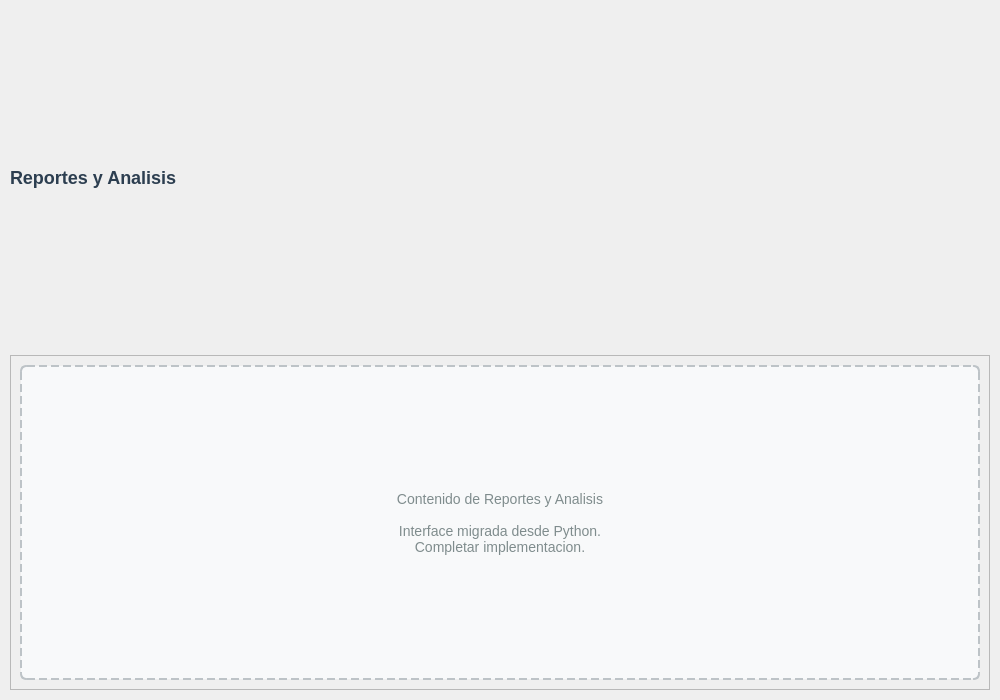
<?xml version="1.0" encoding="UTF-8"?>
<ui version="4.0">
 <class>ReportsWidget</class>
 <widget class="QWidget" name="ReportsWidget">
  <property name="geometry">
   <rect>
    <x>0</x>
    <y>0</y>
    <width>1000</width>
    <height>700</height>
   </rect>
  </property>
  <property name="windowTitle">
   <string>Reportes y Analisis</string>
  </property>
  <layout class="QVBoxLayout" name="mainLayout">
   <property name="spacing">
    <number>10</number>
   </property>
   <property name="leftMargin">
    <number>10</number>
   </property>
   <property name="topMargin">
    <number>10</number>
   </property>
   <property name="rightMargin">
    <number>10</number>
   </property>
   <property name="bottomMargin">
    <number>10</number>
   </property>
   
   <item>
    <widget class="QLabel" name="lblTitle">
     <property name="text">
      <string>Reportes y Analisis</string>
     </property>
     <property name="styleSheet">
      <string>font-size: 18px; font-weight: bold; color: #2c3e50;</string>
     </property>
    </widget>
   </item>
   
   <item>
    <widget class="QFrame" name="frameContent">
     <property name="frameShape">
      <enum>QFrame::StyledPanel</enum>
     </property>
     <property name="frameShadow">
      <enum>QFrame::Raised</enum>
     </property>
     <layout class="QVBoxLayout" name="contentLayout">
      <item>
       <widget class="QLabel" name="lblPlaceholder">
        <property name="text">
         <string>Contenido de Reportes y Analisis

Interface migrada desde Python.
Completar implementacion.</string>
        </property>
        <property name="alignment">
         <set>Qt::AlignCenter</set>
        </property>
        <property name="styleSheet">
         <string>
          QLabel {
           color: #7f8c8d;
           font-size: 14px;
           border: 2px dashed #bdc3c7;
           border-radius: 6px;
           background-color: #f8f9fa;
           padding: 20px;
          }
         </string>
        </property>
       </widget>
      </item>
     </layout>
    </widget>
   </item>
  </layout>
 </widget>
 
 <resources/>
 <connections/>
</ui>
